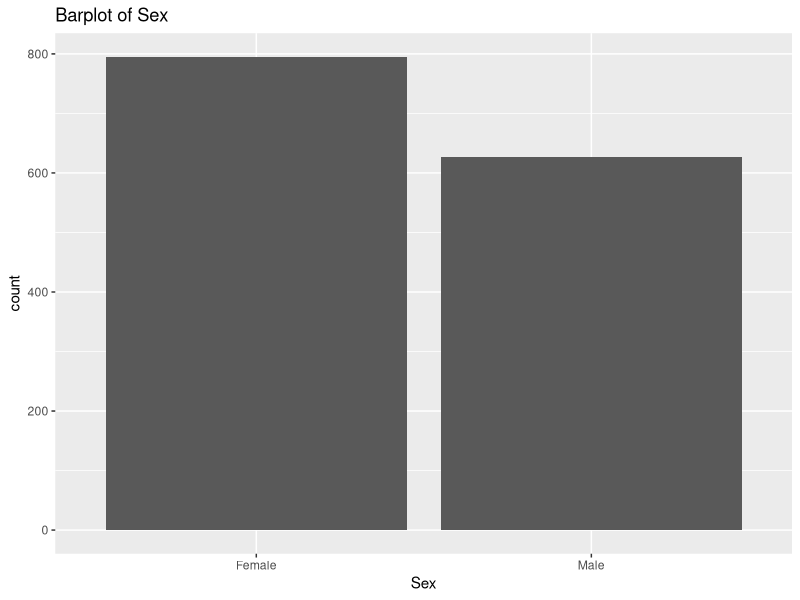
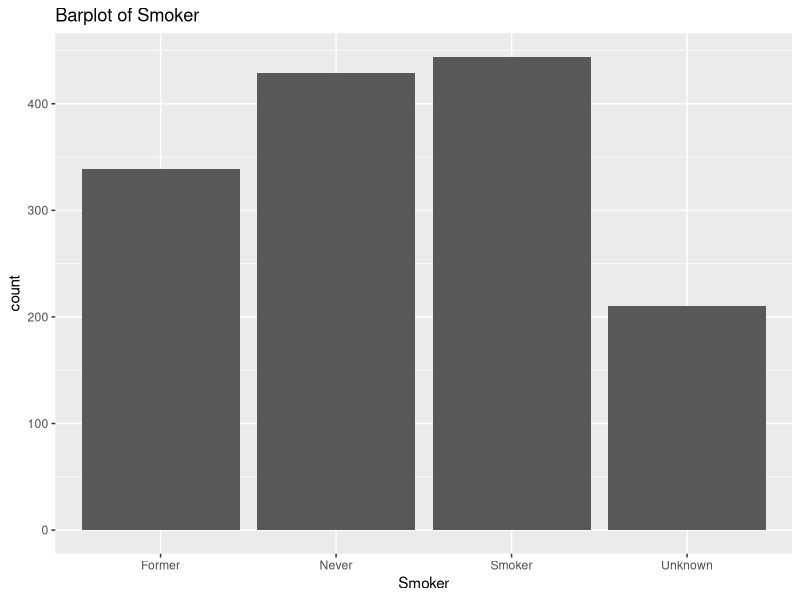
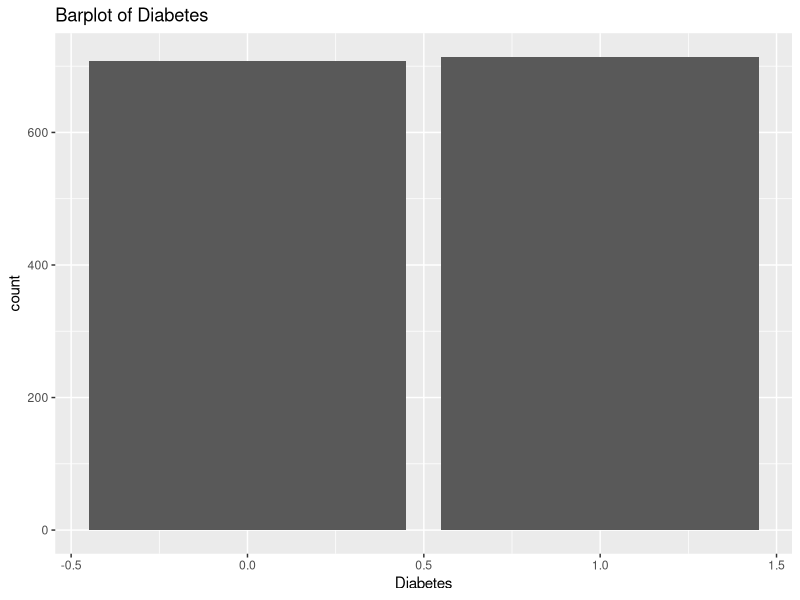
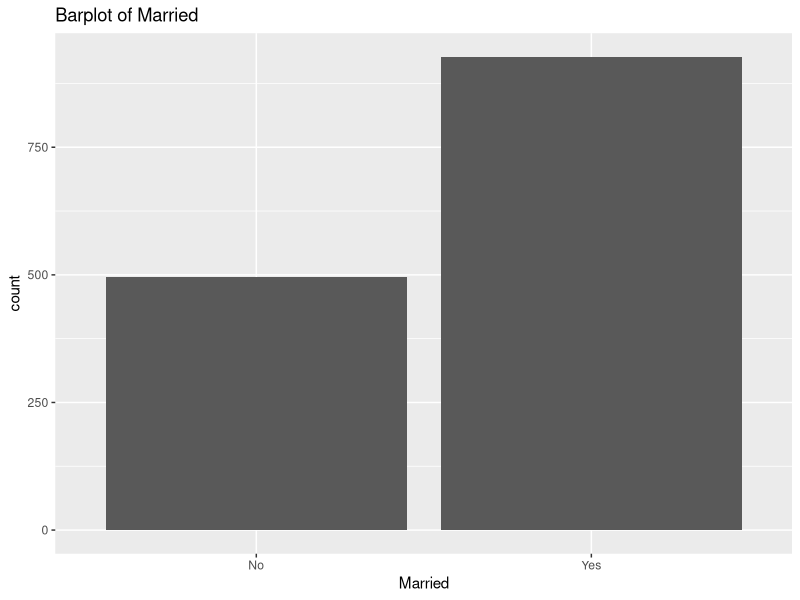
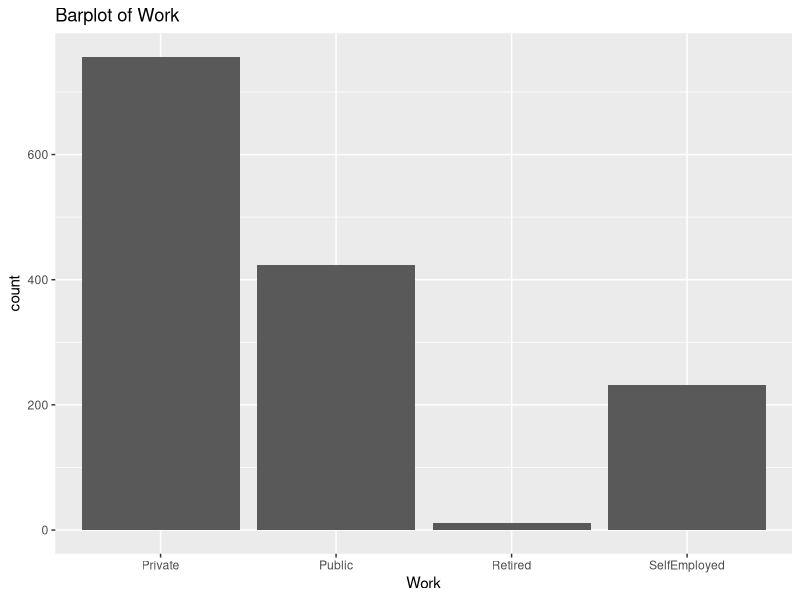
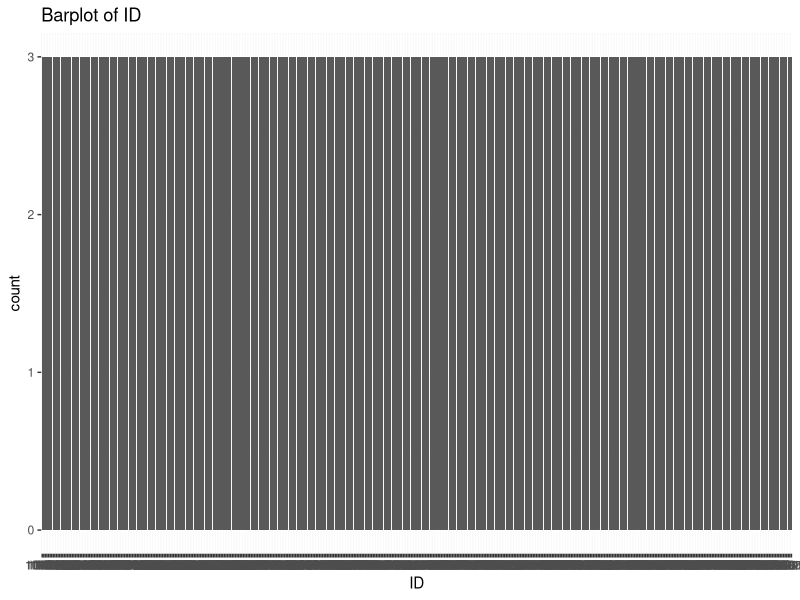
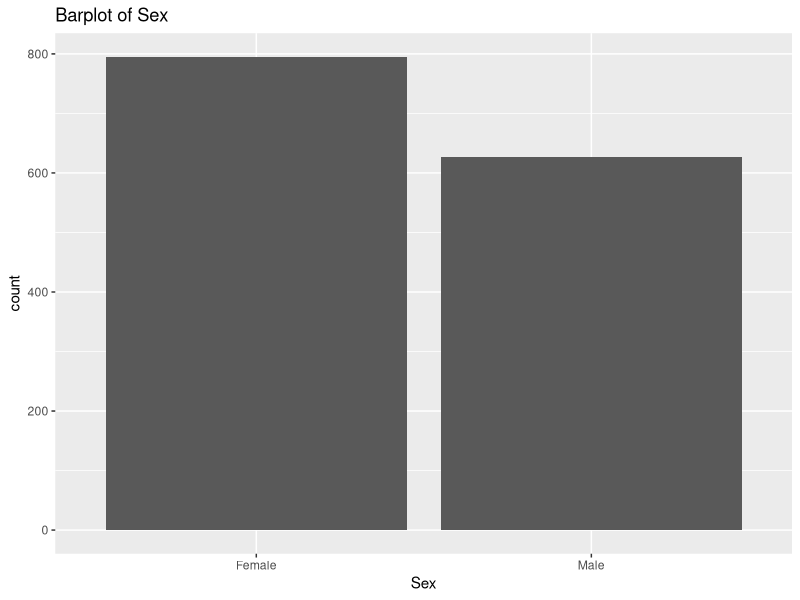
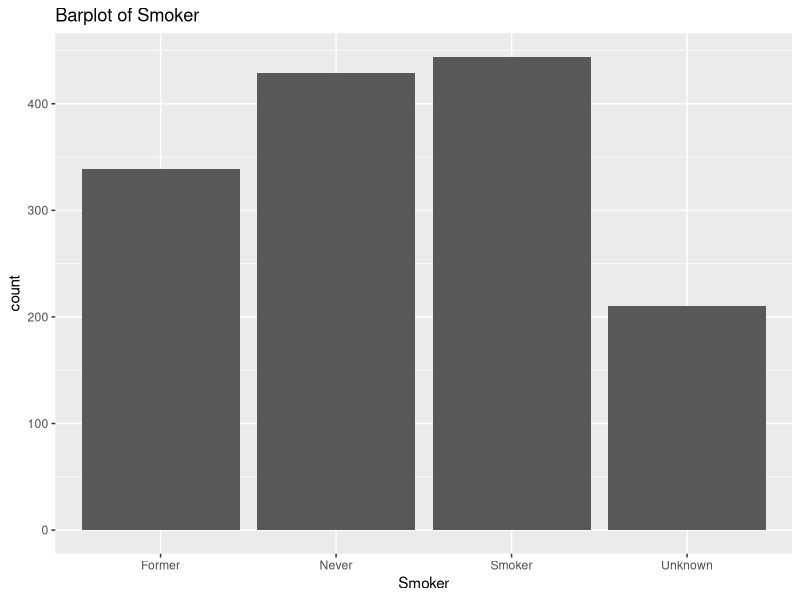

R code for these plots, in order:
## ---- chunk 1
library(tidyverse)
library(glue)
## ---- chunk 2
diabetes_glucose <- readxl::read_excel('../data/exercise2_diabetes_glucose.xlsx')
diabetes_glucose
## ---- chunk 3
bp <- 80

if (bp > 100){
  print('High blood pressure')
} else if (bp < 50) {
  print('Low blood pressure')
} else {
  print('Normal blood pressure')
} 

## ---- chunk 4
Smoker <- 'Smoker'
BMI <- 40

if (Smoker == 'Smoker' & BMI > 35){
  print('High risk')
} else if (Smoker == 'Smoker' | BMI > 35) {
  print('Moderate risk')
} else {
  print('Low risk')
}

## ---- chunk 5
for (col in colnames(diabetes_glucose)) {
  print(col)
}
## ---- chunk 6
for (i in 1:nrow(diabetes_glucose)) {
  bp <- diabetes_glucose[i, ]$BloodPressure
  ID <- diabetes_glucose[i, ]$ID
  if (bp > 100){
    print(paste('ID:', ID, '-', bp,'is high blood pressure'))
  } 
}
## ---- chunk 7
#We'll only show the first 10 rows here for brevity
#for (i in 1:nrow(diabetes_glucose)) {

for (i in 1:nrow(diabetes_glucose)) {
  Smoker <- diabetes_glucose$Smoker[i]
  BMI <- diabetes_glucose$BMI[i]

  if (Smoker == 'Smoker' & BMI > 35){
    print(c(Smoker, BMI, 'High risk'))
  } else if (Smoker == 'Smoker' | BMI > 35) {
    print(c(Smoker, BMI,'Moderate risk'))
  } else {
    print(c(Smoker, BMI,'Low risk'))
  }
}

## ---- chunk 8

# Solution 1

# Initiate list
risk_status <- list()

for (i in 1:nrow(diabetes_glucose)) {
  Smoker <- diabetes_glucose$Smoker[i]
  BMI <- diabetes_glucose$BMI[i]
    
  if (Smoker == 'Smoker' & BMI > 35){
    risk_status <- append(risk_status, 'High risk')
  } else if (Smoker == 'Smoker' | BMI > 35) {
    risk_status <- append(risk_status, 'Moderate risk')
  } else {
    risk_status <- append(risk_status, 'Low risk')
  }
}


# Solution 2 
# Initiate list
risk_status <- list()

for (i in 1:nrow(diabetes_glucose)) {
  Smoker <- diabetes_glucose$Smoker[i]
  BMI <- diabetes_glucose$BMI[i]
    
  if (Smoker == 'Smoker' & BMI > 35){
    risk_status[i] <- 'High risk'
  } else if (Smoker == 'Smoker' | BMI > 35) {
    risk_status[i] <- 'Moderate risk'
  } else {
    risk_status[i] <- 'Low risk'
  }
}
## ---- chunk 9
risk_status %>% head()
## ---- chunk 10
length(risk_status)
## ---- chunk 11
nrow(diabetes_glucose)
## ---- chunk 12
# Solution 1
diabetes_glucose$risk_status <- unlist(risk_status)

# Solution 2
diabetes_glucose <- diabetes_glucose %>% 
  mutate(risk_status = unlist(risk_status))
## ---- chunk 13
diabetes_glucose %>% select(BMI, Smoker, risk_status)
## ---- chunk 14
# List solutions
categorical <- list('Sex', 'Smoker', 'Diabetes', 'Married', 'Work')

for (var in categorical) {
  
  p <- ggplot(diabetes_glucose, aes(x = .data[[var]])) +
    geom_bar() +
    labs(title = paste("Barplot of", var))
  
  print(p)
}



# Check column data type solutions:
for (var in colnames(diabetes_glucose)) {
  
  if (is.character(diabetes_glucose[[var]])) {
    
    p <- ggplot(diabetes_glucose, aes(x = .data[[var]])) +
      geom_bar() +
      labs(title = paste("Barplot of", var))
    
    print(p)
  }
}


## ---- chunk 15
head(diabetes_glucose)
## ---- chunk 16
numeric <- list('Age', 'BloodPressure', 'BMI', 'PhysicalActivity', 'Serum_ca2')
## ---- chunk 17
for (var in numeric) {
  
  p <- ggplot(diabetes_glucose, aes(y = .data[[var]], fill=risk_status)) +
    geom_boxplot() +
    labs(title = paste("Barplot of", var))
  
  print(p)
}
